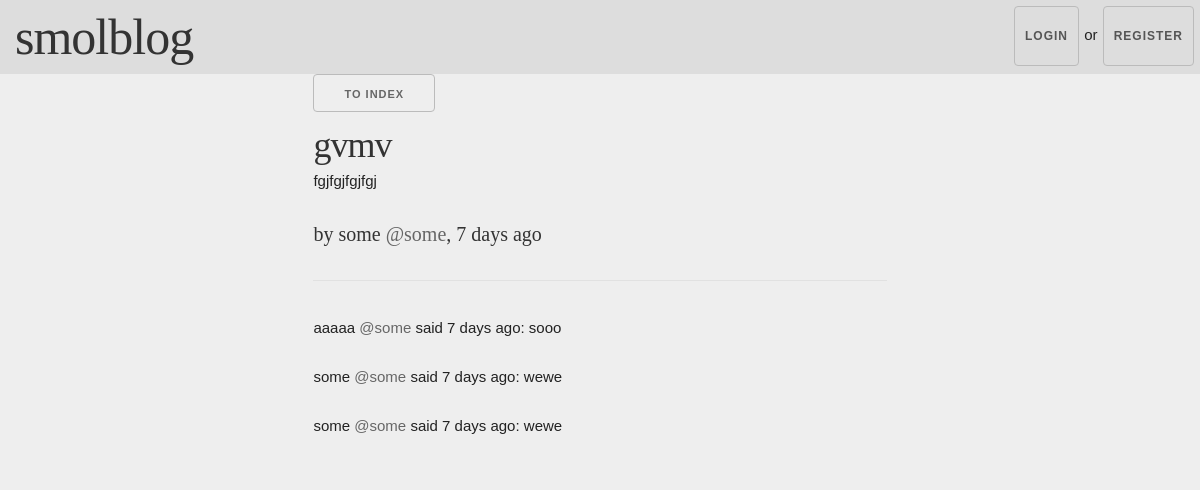
The page /view/p/4 on the database its author committed.
### app/models.py (models this page shows, shortened)
class Post(db.Model):
    id = db.Column(db.Integer, primary_key=True)
    title = db.Column(db.String(40), nullable=False)
    body = db.Column(db.String(300))
    timestamp = db.Column(db.DateTime, index=True, default=datetime.utcnow)
    user_id = db.Column(db.Integer, db.ForeignKey('user.id'))
    comments = db.relationship('Comment', backref='post', lazy='dynamic')

class User(UserMixin, db.Model):
    id = db.Column(db.Integer, primary_key=True)
    username = db.Column(db.String(64), index=True, unique=True)
    password_hash = db.Column(db.String(128))
    nickname = db.Column(db.String(40), default=same_as('username'))
    about_me = db.Column(db.String(300))
    posts = db.relationship('Post', backref='author', lazy='dynamic')
    comments = db.relationship('Comment', backref='author', lazy='dynamic')
    followed = db.relationship(
        'User', secondary=followers,
        primaryjoin=(followers.c.follower_id == id),
        secondaryjoin=(followers.c.followed_id == id),
        backref=db.backref('followers', lazy='dynamic'), lazy='dynamic')

class Comment(db.Model):
    id = db.Column(db.Integer, primary_key=True)
    body = db.Column(db.String(300), nullable=False)
    timestamp = db.Column(db.DateTime, index=True, default=datetime.utcnow)
    post_id = db.Column(db.Integer, db.ForeignKey('post.id'))
    user_id = db.Column(db.Integer, db.ForeignKey('user.id'))

### app/routes.py (the view, shortened to what this page needs)
@app.route('/view/p/<post_id>', methods=['GET', 'POST'])
def view_post(post_id):
    post = Post.query.filter_by(id=post_id).first_or_404()
    comments = Comment.query.filter_by(post_id=post_id).order_by(Comment.timestamp.desc())
    form = None
    if current_user.is_authenticated:
        form = CommentForm()
    return render_template('view_post.html', post=post, comments=comments, form=form)

### app/templates/view_post.html (shortened to what this page needs)
{% extends "base.html" %}
{% block content %}
  <div class="row">
    <div class="twelve columns">
      <a class="button" href="{{ url_for('index') }}">To index</a>
    </div>
  </div>
  <div class="row">
    <div class="twelve columns">
      <h3>{{ post.title }}</h3>
    </div>
    <div class="twelve columns">
      <p>{{ post.body }}</p>
    </div>
    <div class="twelve columns">
      {% if current_user==post.author %}
      <h6>by you, {{ moment(post.timestamp).fromNow() }}</h6>
      {% else %}
      <h6>by {{ post.author.nickname }} <a href="{{ url_for('view_profile', user_id=current_user.id) }}">@{{ post.author.username }}</a>, {{ moment(post.timestamp).fromNow() }}</h6>
      {% endif %}
    </div>
  </div>
  <hr>
  <div class="row">
  {% for comment in comments %}
    <div class="twelve columns">
      <p>{{ comment.author.nickname}} <a href="{{ url_for('view_profile', user_id=current_user.id) }}">@{{ post.author.username }}</a> said {{ moment(post.timestamp).fromNow() }}: {{ comment.body }}</p>
    </div>
  {% endfor %}
  </div>
{% endblock %}

### app/static/skeleton.css (style rules this page uses)
.column, .columns { width: 100%; float: left; box-sizing: border-box; }
@media (min-width: 550px) { .column, .columns { margin-left: 4%; } }
@media (min-width: 550px) { .column:first-child, .columns:first-child { margin-left: 0; } }
@media (min-width: 550px) { .twelve.columns { width: 100%; margin-left: 0; } }
html { font-size: 62.5%; }
body { font-size: 1.5em; line-height: 1.6; font-weight: 400; font-family: "Raleway", "HelveticaNeue", "Helvetica Neue", Helvetica, Arial, sans-serif; color: #222; }
h1, h2, h3, h4, h5, h6 { margin-top: 0; margin-bottom: 2rem; font-weight: 300; }
h3 { font-size: 3.0rem; line-height: 1.3; letter-spacing: -.1rem; }
h6 { font-size: 1.5rem; line-height: 1.6; letter-spacing: 0; }
@media (min-width: 550px) { h3 { font-size: 3.6rem; } }
@media (min-width: 550px) { h6 { font-size: 1.5rem; } }
p { margin-top: 0; }
a { color: #1EAEDB; }
.button, button, input[type="submit"], input[type="reset"], input[type="button"] { display: inline-block; height: 38px; padding: 0 30px; color: #555; text-align: center; font-size: 11px; font-weight: 600; line-height: 38px; letter-spacing: .1rem; text-transform: uppercase; text-decoration: none; white-space: nowrap; background-color: transparent; border-radius: 4px; border: 1px solid #bbb; cursor: pointer; box-sizing: border-box; }
button, .button { margin-bottom: 1rem; }
pre, blockquote, dl, figure, table, p, ul, ol, form { margin-bottom: 2.5rem; }
hr { margin-top: 3rem; margin-bottom: 3.5rem; border-width: 0; border-top: 1px solid #E1E1E1; }
.container:after, .row:after, .u-cf { content: ""; display: table; clear: both; }

### app/static/style.css (style rules this page uses)
body { margin:0; padding:0; font-family: sans-serif; background: #eee; }
h1, h2, h3, h4, h5, h6 { color: #333; font-family: 'Georgia', serif; margin: 0; }
@media (min-width: 550px) { h6 { font-size: 2.0rem; } }
.content a { color: #666; text-decoration: none; }

### rows shown on the page
Post: title "gvmv", body "fgjfgjfgjfgj", timestamp "7 days ago"
User: author.nickname "some", author.username "some"
Comment: author.nickname "aaaaa", body "sooo"
Comment: author.nickname "some", body "wewe"
Comment: author.nickname "some", body "wewe"
